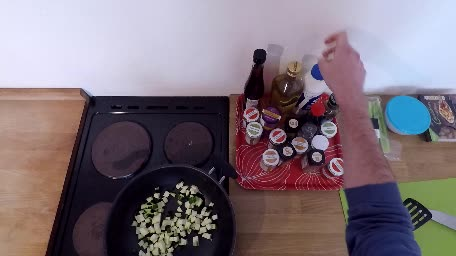
#> input picture assets/EPIC-KITCHENS/P01/rgb_frames/P01_01/frame_0000016827.jpg, 456 x 256 px
$ python -i affordance_util.py   (imports and definitions only)   (older library calls are emulated)
#> lines starting #> are read from the running program, lines starting #| are printed output that depends on the picture; after the words box and inside, x2 and y2 are one past the last pixel; in counts of white or black regions, pixels touching at a corner belong together
#> further down, picture is the input picture: shape (256, 456, 3); mean B, G, R 121.1, 112.4, 124.9
#> in skin_extract, `HSV_image = cv2.cvtColor(image, cv2.COLOR_BGR2HSV)`: HSV_image: shape (256, 456, 3); mean H, S, V 104.9, 82.3, 137
#> in skin_extract, `YCbCr_image = cv2.cvtColor(image, cv2.COLOR_BGR2YCR_CB)`: YCbCr_image: shape (256, 456, 3); mean of channels 0, 1, 2 117.1, 133.5, 130.3
import cv2
import numpy as np
from preprocess.dataset_util import bbox_inter


def skin_extract(image):
    def color_segmentation():
        lower_HSV_values = np.array([0, 40, 0], dtype="uint8")
        upper_HSV_values = np.array([25, 255, 255], dtype="uint8")
        lower_YCbCr_values = np.array((0, 138, 67), dtype="uint8")
        upper_YCbCr_values = np.array((255, 173, 133), dtype="uint8")
        mask_YCbCr = cv2.inRange(YCbCr_image, lower_YCbCr_values, upper_YCbCr_values)
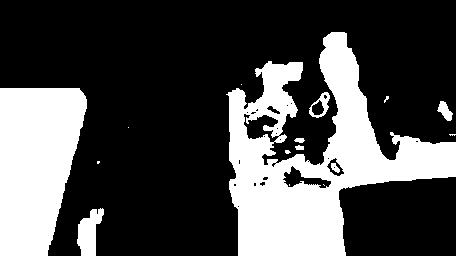
#> mask_YCbCr: shape (256, 456); 29.9% white; 16 white regions (8 under 20 px), largest, box (x1, y1, x2, y2) and area: (226, 32, 456, 256) 21945, (0, 88, 87, 256) 11627, (77, 208, 104, 256) 791
        mask_HSV = cv2.inRange(HSV_image, lower_HSV_values, upper_HSV_values)
#> mask_HSV: shape (256, 456); 20.2% white; 117 white regions (91 under 20 px), largest, box (x1, y1, x2, y2) and area: (0, 88, 87, 256) 11327, (227, 181, 348, 256) 7119, (388, 132, 456, 182) 2514
        binary_mask_image = cv2.add(mask_HSV, mask_YCbCr)
#> binary_mask_image: shape (256, 456); 31.1% white; 98 white regions (73 under 20 px), largest, box (x1, y1, x2, y2) and area: (226, 32, 456, 256) 22435, (0, 88, 87, 256) 11628, (77, 208, 104, 256) 791
        return binary_mask_image

    HSV_image = cv2.cvtColor(image, cv2.COLOR_BGR2HSV)
    YCbCr_image = cv2.cvtColor(image, cv2.COLOR_BGR2YCR_CB)
    binary_mask_image = color_segmentation()
    image_foreground = cv2.erode(binary_mask_image, None, iterations=3)
#> image_foreground: shape (256, 456); 23.6% white; 11 white regions (6 under 20 px), largest, box (x1, y1, x2, y2) and area: (231, 35, 456, 256) 15165, (0, 91, 84, 256) 10755, (258, 65, 300, 115) 977, (81, 214, 99, 256) 389, (290, 157, 331, 178) 238
    dilated_binary_image = cv2.dilate(binary_mask_image, None, iterations=3)
#> dilated_binary_image: shape (256, 456); 41% white; 8 white regions, largest, box (x1, y1, x2, y2) and area: (223, 29, 456, 256) 28959, (0, 85, 90, 256) 12532, (131, 180, 221, 256) 4470
    ret, image_background = cv2.threshold(dilated_binary_image, 1, 128, cv2.THRESH_BINARY)

    image_marker = cv2.add(image_foreground, image_background)
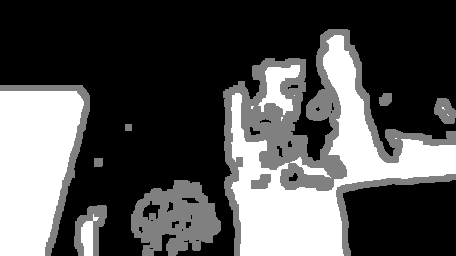
#> image_marker: shape (256, 456); min 0, max 255, mean 82.5
    image_marker32 = np.int32(image_marker)
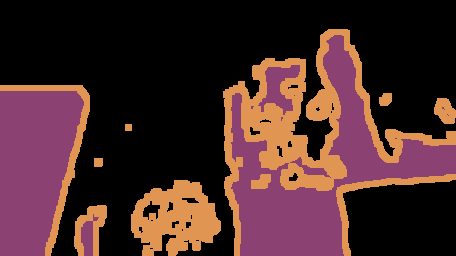
#> image_marker32: shape (256, 456) int32; 3 distinct labels, from 0 to 255; one colour per label, 0 black
    cv2.watershed(image, image_marker32)
    m = cv2.convertScaleAbs(image_marker32)
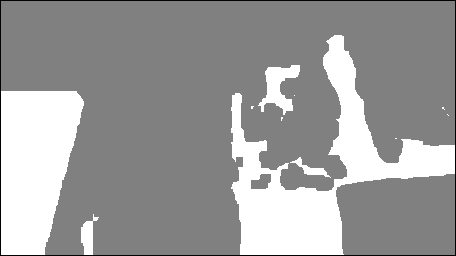
#> m: shape (256, 456); min 1, max 255, mean 156
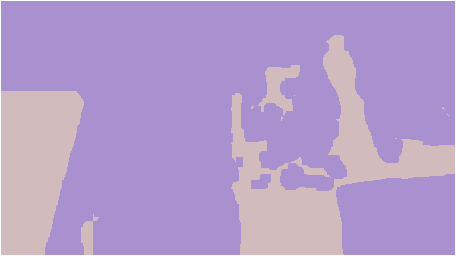
#> image_marker32: shape (256, 456) int32; 3 distinct labels, from -1 to 255; one colour per label, 0 black, -1 white
    ret, image_mask = cv2.threshold(m, 0, 255, cv2.THRESH_BINARY + cv2.THRESH_OTSU)
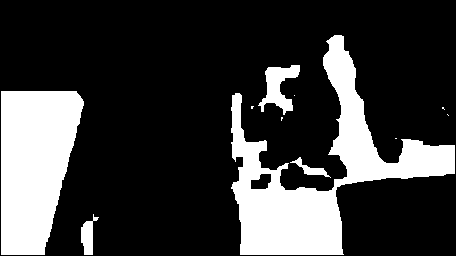
#> image_mask: shape (256, 456); 23.3% white; 11 white regions (6 under 20 px), largest, box (x1, y1, x2, y2) and area: (231, 35, 455, 255) 15032, (1, 91, 84, 255) 10546, (258, 65, 300, 115) 977, (81, 214, 99, 255) 380, (290, 157, 331, 178) 238
#> ret = 128
    kernel = np.ones((20, 20), np.uint8)
    image_mask = cv2.morphologyEx(image_mask, cv2.MORPH_CLOSE, kernel)
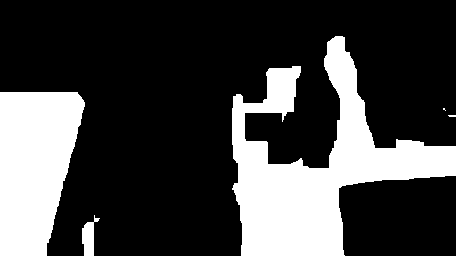
#> image_mask: shape (256, 456); 26.3% white; 5 white regions (2 under 20 px), largest, box (x1, y1, x2, y2) and area: (232, 36, 456, 256) 19436, (0, 92, 85, 256) 10882, (82, 215, 100, 256) 389
    return image_mask


# [187 lines left out: functions farthest_sampling, compute_heatmap, select_points_bbox, find_contour_points, get_points_homo, compute_affordance and 1 more, not called in this run]

>>> import cv2
>>> picture = cv2.imread('../assets/EPIC-KITCHENS/P01/rgb_frames/P01_01/frame_0000016827.jpg')
>>> result = skin_extract(picture)
